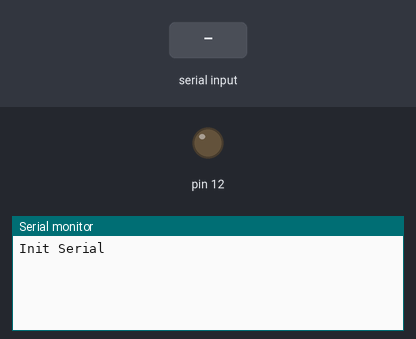
The sketch below on a simulated Arduino Uno, built with avr-gcc and run on an emulated ATmega328P. Shown: output pins drawn as LEDs (lit = HIGH), the last lines printed to the serial monitor. The inputs (shaded band) are chosen by the test bench.

Above: at 1.2 s.
1.3 s: "true,1\n" received over the second serial link
At 2.2 s:
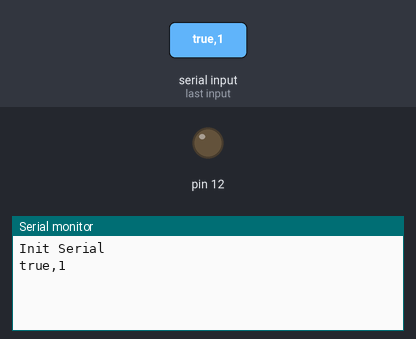
2.8 s: "Switch,1\n" received over the second serial link
At 3.3 s:
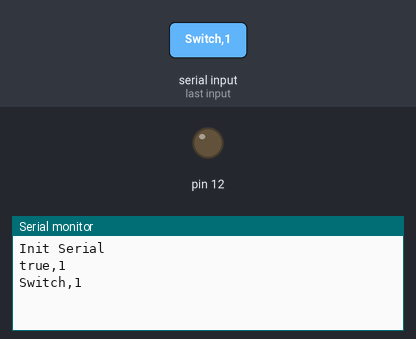
4.3 s: "[Command]\n" received over the second serial link
At 4.9 s:
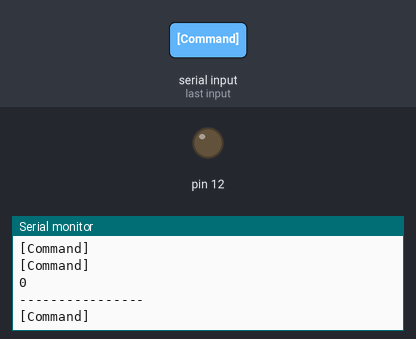

Measured:
- after the input at 1.3 s, the serial monitor: prints a new line at once (image 1)
- after the input at 2.8 s, the serial monitor: prints a new line at once (image 2)
- after the input at 4.3 s, the serial monitor: prints a new line at once (image 3)

The sketch:

Atmega2560.ino
```cpp
#include <SoftwareSerial.h>
#include <DHT.h>

#define DHTPIN 6
#define DHTTYPE DHT11
#define DEBUG(a) Serial.println(a);

DHT dht(DHTPIN, DHTTYPE);
SoftwareSerial softSerial(2, 3); // RX, TX

const int baudRate = 115200;
String readString;

void setup()
{
  Serial.begin(9600);
  softSerial.begin(9600);
  pinMode(12, OUTPUT);
  dht.begin();
  Serial.println("Init Serial");
}

void loop()
{
  /*float h = dht.readHumidity();
    float t = dht.readTemperature();
    if (isnan(h) || isnan(t) ) {
    Serial.println("Error obteniendo los datos del sensor DHT11");
    return;
    }

    float hic = dht.computeHeatIndex(t, h, false);*/
  if (softSerial.available())
  {
    String data = softSerial.readStringUntil('\n');
    DEBUG(data);

    int index = data.indexOf(',');
    int dataLength = data.length();
    String command = data.substring(0, index);
    String subS = data.substring(index + 1, dataLength);
    if (command == "[Command]") {
      DEBUG(subS);
      int indexAction = subS.indexOf('=');
      String action = subS.substring(0, indexAction);
      String params = subS.substring(indexAction + 1, subS.length());
      doAction(action, params);

    }
  }
}
boolean ToBool(String value)
{
  bool returnValue;
  if (value == "true") {
    return returnValue = true;
  } else {
    return returnValue = false;
    DEBUG("HOLA")
  }
}
void doAction(String action, String params) {
  int index = params.indexOf(',');
  String pinsString = params.substring(1, index);
  String valueString = params.substring(index + 1, params.length());
  int pins = pinsString.toInt();
  DEBUG(pins);
  DEBUG("----------------")
  DEBUG(valueString);
  if (action == "Switch") {
    digitalWrite(pins, ToBool(valueString));
  } else {
  }

}
String split (String &data, char pattern) {
  int index = data.indexOf(pattern);
  int dataLength = data.length();
  String subS;
  subS = data.substring(index + 1, dataLength);
  data = data.substring(1, index);
  return subS;
}
```
